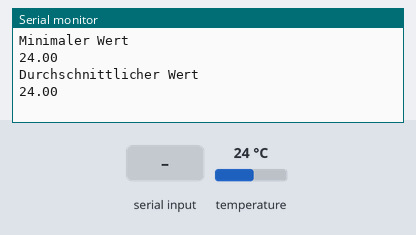
Bench run of a sketch on a simulated Arduino Uno, built with avr-gcc and run on an emulated ATmega328P. On the bench: the last lines printed to the serial monitor. The inputs (shaded band) are chosen by the test bench; at power-on: temperature 24 °C.

Above: at 1.8 s.
1.9 s: temperature set to 12 °C
At 3.0 s:
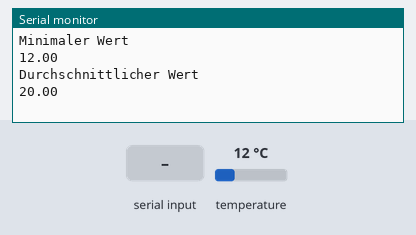
3.4 s: "90,45\n" received over Serial
4.9 s: "30,150\n" received over Serial
At 4.9 s:
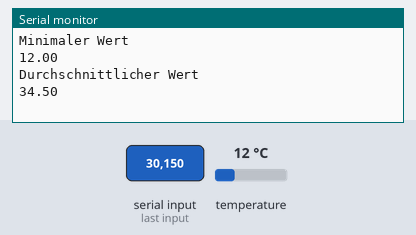
6.4 s: temperature set to 19 °C
At 6.4 s:
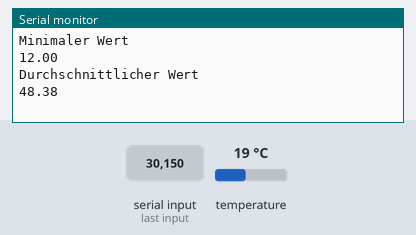
Timing chart, 0 to 8.9 s (numbered marks = the images above; inputs shaded):
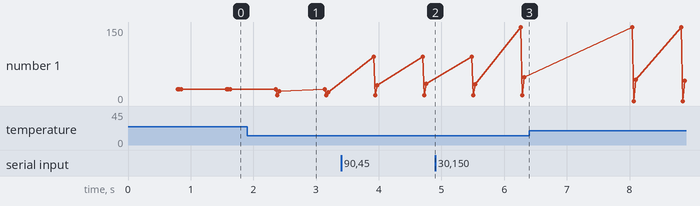

Measured:
- after the input at 1.9 s, the serial monitor: prints a new line after 0.48 s (image 1)
- plotted number 1: 24 → 18 after the input at 1.9 s, 18 → 34.5 after the input at 3.4 s, 34.5 → 48.38 after the input at 4.9 s, 48.38 → 40.6 after the input at 6.4 s

The sketch:

TempMessungKlasse.ino
```cpp
#include <OneWire.h>
#include <DallasTemperature.h>
#define temPin 2

float x=0;
float c=1000;
float y=0;
int v=0;
float b=0;

OneWire oneWire(temPin);

DallasTemperature sensors(&oneWire);

class TemperaturMessung
{
 public:
        float Max_Wert(float Messwert)
        {
          float y=Messwert;
          x=max(x,y);
          return x;
        }

         float Min_Wert(float Messwert)
        {
          float y=Messwert;
          c=min(c,y);
          return c;
        }

        float Durchschnitt(float Messung, int Anzahl){
          y = Messung;
          float average= y/Anzahl;
          return average;
        }

        void addSample(float Sample){
          y=Sample;
        }

};

TemperaturMessung A1;
void setup()
{
  Serial.begin(9600);
  sensors.begin();
}

void loop()
{
  v++;

  sensors.requestTemperatures();
  float y = sensors.getTempCByIndex(0);
  if (Serial.available())
  {
    /*char data = Serial.read();    //Reset Funktion
    if (data == 'o')
    {
      x=0;
      c=1000;
      b=0;
      v=0;
      Serial.println("Resetted");
    }
    else{
      Serial.println("Not Resetted");
    }*/
    y=Serial.parseFloat();    //Additional Value
    }
    b+=y;
  Serial.println("Maximaler Wert");
  Serial.println(A1.Max_Wert(y));

  Serial.println("Minimaler Wert");
  Serial.println(A1.Min_Wert(y));

  Serial.println("Durchschnittlicher Wert");
  Serial.println(A1.Durchschnitt(b,v));
  Serial.println(" ");
}
```
